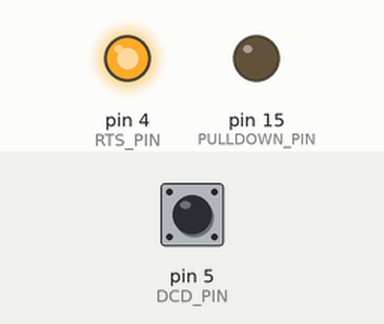
Recording of a sketch running on a simulated Arduino Leonardo, built with avr-gcc and run on an emulated ATmega32U4. Parts: output pins drawn as LEDs (lit = HIGH). The test bench sets the inputs (shaded band); at power-on: pin 5 (DCD_PIN) HIGH. Pins used as bus, display or sensor lines are not drawn; what the sketch prints to the serial monitor is not drawn.

Above: at 0.1 s.
Timing chart, 0 to 1.6 s (numbered marks = the images above):
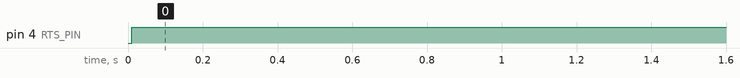

The sketch:

PPK_firmware.ino
```cpp
// (licence header left out)
// Arduino USB HID adapter for the Palm Portable Keyboard

#include <SoftwareSerial.h>
#include <Keyboard.h>

// set to 3 for III hardware, or 5 for V hardware
#define PPK_VERSION 3

// set to 1 to enable debug mode, which notes to the arduino console at 9600
#define PPK_DEBUG 0

#if PPK_VERSION == 3
#define VCC_PIN       2
#define RX_PIN        8
#define RTS_PIN       4
#define DCD_PIN       5
#define GND_PIN       6
#endif

#if PPK_VERSION == 5
#define VCC_PIN       7
#define RX_PIN        8
#define RTS_PIN       5
#define DCD_PIN       4
#define GND_PIN       2
#endif

#define PULLDOWN_PIN  15
// set this to any unused pin
#define TX_PIN        11

#if (PPK_VERSION != 3) && (PPK_VERSION != 5)
#error
#error
#error    you did not set your ppk version!
#error    read the instructions or read the code!
#error
#error
#endif

// convenience masks
#define UPDOWN_MASK 0b10000000
#define X_MASK      0b00000111
#define Y_MASK      0b01111000
#define MAP_MASK    0b01111111

// wait this many milliseconds before making sure keyboard is still awake
#define TIMEOUT 500000

// macro for testing if a char is printable ASCII
#define PRINTABLE_CHAR(x) ((x >= 32) && (x <= 126))

SoftwareSerial keyboard_serial(RX_PIN, TX_PIN, true); // RX, TX, inverted

char key_map[128] = { 0 };
char fn_key_map[128] = { 0 };

char last_byte = 0;
char key_byte = 0;

int fn_key_down = 0;

unsigned long last_comm = 0;

void config_keymap()
{
  // y0 row
  key_map[0b00000000] = '1';
  key_map[0b00000001] = '2';
  key_map[0b00000010] = '3';
  key_map[0b00000011] = 'z';
  key_map[0b00000100] = '4';
  key_map[0b00000101] = '5';
  key_map[0b00000110] = '6';
  key_map[0b00000111] = '7';

  // y1 row
  key_map[0b00001000] = KEY_LEFT_GUI; // "CMMD" or "Cmd"
  key_map[0b00001001] = 'q';
  key_map[0b00001010] = 'w';
  key_map[0b00001011] = 'e';
  key_map[0b00001100] = 'r';
  key_map[0b00001101] = 't';
  key_map[0b00001110] = 'y';
  key_map[0b00001111] = '`';

  // y2 row
  key_map[0b00010000] = 'x';
  key_map[0b00010001] = 'a';
  key_map[0b00010010] = 's';
  key_map[0b00010011] = 'd';
  key_map[0b00010100] = 'f';
  key_map[0b00010101] = 'g';
  key_map[0b00010110] = 'h';
  key_map[0b00010111] = ' '; // "Space 1"

  // y3 row
  key_map[0b00011000] = KEY_CAPS_LOCK;
  key_map[0b00011001] = KEY_TAB;
  key_map[0b00011010] = KEY_LEFT_CTRL;
  key_map[0b00011011] = 0;
  key_map[0b00011100] = 0;
  key_map[0b00011101] = 0;
  key_map[0b00011110] = 0;
  key_map[0b00011111] = 0;

  // y4 row
  key_map[0b00100000] = 0;
  key_map[0b00100001] = 0;
  key_map[0b00100010] = 0; // Fn key
  key_map[0b00100011] = KEY_LEFT_ALT;
  key_map[0b00100100] = 0;
  key_map[0b00100101] = 0;
  key_map[0b00100110] = 0;
  key_map[0b00100111] = 0;

  // y5 row
  key_map[0b00101000] = 0;
  key_map[0b00101001] = 0;
  key_map[0b00101010] = 0;
  key_map[0b00101011] = 0;
  key_map[0b00101100] = 'c';
  key_map[0b00101101] = 'v';
  key_map[0b00101110] = 'b';
  key_map[0b00101111] = 'n';

  // y6 row
  key_map[0b00110000] = '-';
  key_map[0b00110001] = '=';
  key_map[0b00110010] = KEY_BACKSPACE;
  key_map[0b00110011] = KEY_HOME; // "Special Function One"
  key_map[0b00110100] = '8';
  key_map[0b00110101] = '9';
  key_map[0b00110110] = '0';
  key_map[0b00110111] = 0x2A; // "Space 2" as PRT SCRN

  // y7 row
  key_map[0b00111000] = '[';
  key_map[0b00111001] = ']';
  key_map[0b00111010] = '\\';
  key_map[0b00111011] = KEY_END; // "Special Function Two"
  key_map[0b00111100] = 'u';
  key_map[0b00111101] = 'i';
  key_map[0b00111110] = 'o';
  key_map[0b00111111] = 'p';

  // y8 row
  key_map[0b01000000] = '\'';
  key_map[0b01000001] = KEY_RETURN;
  key_map[0b01000010] = KEY_PAGE_UP; // "Special Function Three"
  key_map[0b01000011] = 0;
  key_map[0b01000100] = 'j';
  key_map[0b01000101] = 'k';
  key_map[0b01000110] = 'l';
  key_map[0b01000111] = ';';

  // y9 row
  key_map[0b01001000] = '/';
  key_map[0b01001001] = KEY_UP_ARROW;
  key_map[0b01001010] = KEY_PAGE_DOWN; // "Special Function Four"
  key_map[0b01001011] = 0;
  key_map[0b01001100] = 'm';
  key_map[0b01001101] = ',';
  key_map[0b01001110] = '.';
  key_map[0b01001111] = KEY_INSERT; // "DONE" or "Done"

  // y10 row
  key_map[0b01010000] = KEY_DELETE;
  key_map[0b01010001] = KEY_LEFT_ARROW;
  key_map[0b01010010] = KEY_DOWN_ARROW;
  key_map[0b01010011] = KEY_RIGHT_ARROW;
  key_map[0b01010100] = 0;
  key_map[0b01010101] = 0;
  key_map[0b01010110] = 0;
  key_map[0b01010111] = 0;

  // y11 row
  key_map[0b01011000] = KEY_LEFT_SHIFT;
  key_map[0b01011001] = KEY_RIGHT_SHIFT;
  key_map[0b01011010] = 0;
  key_map[0b01011011] = 0;
  key_map[0b01011100] = 0;
  key_map[0b01011101] = 0;
  key_map[0b01011110] = 0;
  key_map[0b01011111] = 0;
}

void config_fnkeymap()
{
  fn_key_map[0b01010001] = KEY_HOME; // left arrow
  fn_key_map[0b01010010] = KEY_PAGE_DOWN; // down arrow
  fn_key_map[0b01010011] = KEY_END; // right arrow
  fn_key_map[0b01001001] = KEY_PAGE_UP; // up arrow
  fn_key_map[0b00011001] = KEY_ESC; // tab key
  fn_key_map[0b00000000] = KEY_F1; // 1
  fn_key_map[0b00000001] = KEY_F2; // 2
  fn_key_map[0b00000010] = KEY_F3; // 3
  fn_key_map[0b00000100] = KEY_F4; // 4
  fn_key_map[0b00000101] = KEY_F5; // 5
  fn_key_map[0b00000110] = KEY_F6; // 6
  fn_key_map[0b00000111] = KEY_F7; // 7
  fn_key_map[0b00110100] = KEY_F8; // 8
  fn_key_map[0b00110101] = KEY_F9; // 9
  fn_key_map[0b00110110] = KEY_F10; // 0
  fn_key_map[0b00110000] = KEY_F11; // -
  fn_key_map[0b00110001] = KEY_F12; // =
}

void print_byte_bin(char bin_byte)
{
  Serial.print("0b");

  for (int i = 7; i > -1; i--) Serial.print(int((bin_byte & (1 << i)) >> i));
}

void print_keychange(char key_byte, char key_code, int key_up)
{
  if (key_up) Serial.print("released: "); else Serial.print("pressed:  ");
  print_byte_bin(key_byte);

  Serial.print(" mapped to ");

  if (key_code)
  {
    print_byte_bin(key_code);

    if(PRINTABLE_CHAR(key_code))
    {
      Serial.print(" (");
      Serial.print(key_code);
      Serial.print(")");
    }
    else
    {
      Serial.print(" (unprintable)");
    }
  }
  // Fn has no keycode, special case it
  else if (key_byte == 34)
  {
    Serial.print("Fn");
  }
  else
  {
    Serial.print("nothing");
  }

  Serial.println("");
}

void boot_keyboard()
{
  if (PPK_DEBUG)
  {
    // delay for a bit to allow for opening serial monitor etc.
    for (int i = 0; i < 15; delay(1000 + i++)) Serial.print(".");

    Serial.println("beginning keyboard boot sequence");
  }

  pinMode(VCC_PIN, OUTPUT);
  pinMode(GND_PIN, OUTPUT);
  pinMode(PULLDOWN_PIN, OUTPUT);

  pinMode(RX_PIN, INPUT);
  pinMode(DCD_PIN, INPUT);
  pinMode(RTS_PIN, INPUT);

  digitalWrite(VCC_PIN, LOW);
  digitalWrite(GND_PIN, LOW);
  digitalWrite(PULLDOWN_PIN, LOW);
  digitalWrite(VCC_PIN, HIGH);

  keyboard_serial.begin(9600);
  keyboard_serial.listen();

  if (PPK_DEBUG) Serial.print("waiting for keyboard response...");

  while(digitalRead(DCD_PIN) != HIGH) {;};

  if (PPK_DEBUG) Serial.println(" done");


  if (PPK_DEBUG) Serial.print("finishing handshake...");

  if (digitalRead(RTS_PIN) == LOW)
  {
    delay(10);
    pinMode(RTS_PIN, OUTPUT);
    digitalWrite(RTS_PIN, HIGH);
  }
  else
  {
    pinMode(RTS_PIN, OUTPUT);
    digitalWrite(RTS_PIN, HIGH);
    digitalWrite(RTS_PIN, LOW);
    delay(10);
    digitalWrite(RTS_PIN, HIGH);
  }

  delay(5);

  Serial.println(" done");

  if (PPK_DEBUG) Serial.print("waiting for keyboard serial ID...");

  while (keyboard_serial.available() < 2) {;};

  if (PPK_DEBUG) Serial.println(" done");

  int byte1 = keyboard_serial.read();
  int byte2 = keyboard_serial.read();

  if (!((byte1 == 0xFA) && (byte2 == 0xFD)))
  {
    if (PPK_DEBUG) Serial.println("got wrong bytes? giving up here");

    while (1) {;};
  }

  last_comm = millis();
}

void setup()
{
  if (PPK_DEBUG)
  {
    Serial.begin(9600);
    Serial.print("compiled in debug mode with PPK_VERSION ");
    Serial.println(PPK_VERSION);
  }

  config_keymap();
  config_fnkeymap();

  boot_keyboard();

  Keyboard.begin();

  if (PPK_DEBUG) Serial.println("setup completed");
}

void loop()
{
  if (keyboard_serial.available())
  {
    for (int i = keyboard_serial.available(); i > 0; i--)
    {
      key_byte = keyboard_serial.read();

      int key_up = key_byte & UPDOWN_MASK;
      int key_x = 0 + (key_byte & X_MASK);
      int key_y = 0 + ((key_byte & Y_MASK) >> 3);

      char key_code = 0;

      if (fn_key_down && fn_key_map[key_byte & MAP_MASK])
      {
        key_code += fn_key_map[key_byte & MAP_MASK];
      }
      else
      {
        key_code += key_map[key_byte & MAP_MASK];
      }

      // keyboard duplicates the final key-up byte
      if (key_byte == last_byte)
      {
        Keyboard.releaseAll();
      }
      else
      {
        if (PPK_DEBUG) print_keychange(key_byte & MAP_MASK, key_code, key_up);

        if (key_code != 0)
        {
          if (key_up)
          {
            Keyboard.release(key_code);
          }
          else
          {
            Keyboard.press(key_code);
          }
        }
        else
        {
          // special case the Fn key
          if ((key_byte & MAP_MASK) == 34)
          {
            fn_key_down = !key_up;
          }
        }
      }

      last_byte = key_byte;
      last_comm = millis();
    }
  }
  else
  {
    // reboot if no recent comms, otherwise keyboard falls asleep
    if ((millis() - last_comm) > TIMEOUT)
    {
      if (PPK_DEBUG) Serial.println("rebooting keyboard for timeout");

      digitalWrite(VCC_PIN, LOW);
      boot_keyboard();
    }
  }
}
```

Measured:
- by itself, pin 4 (RTS_PIN): LOW → HIGH at 0.01 s
